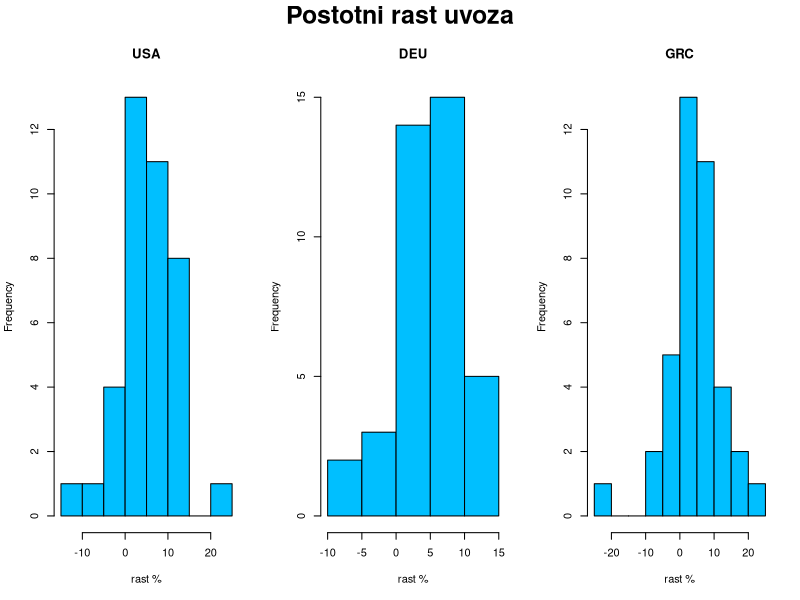
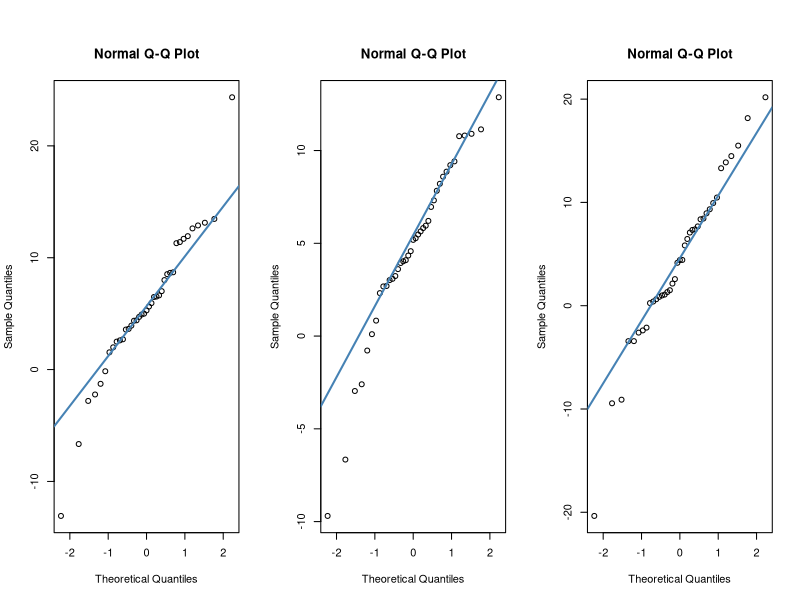
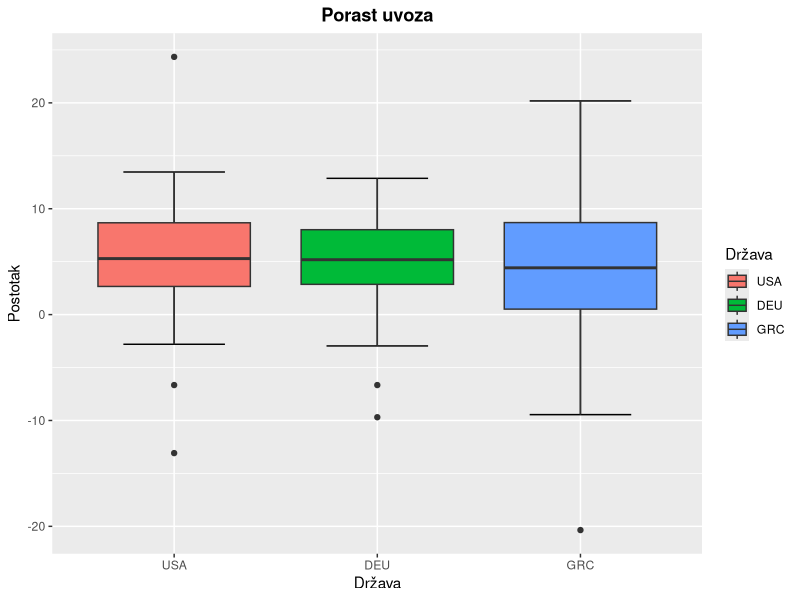
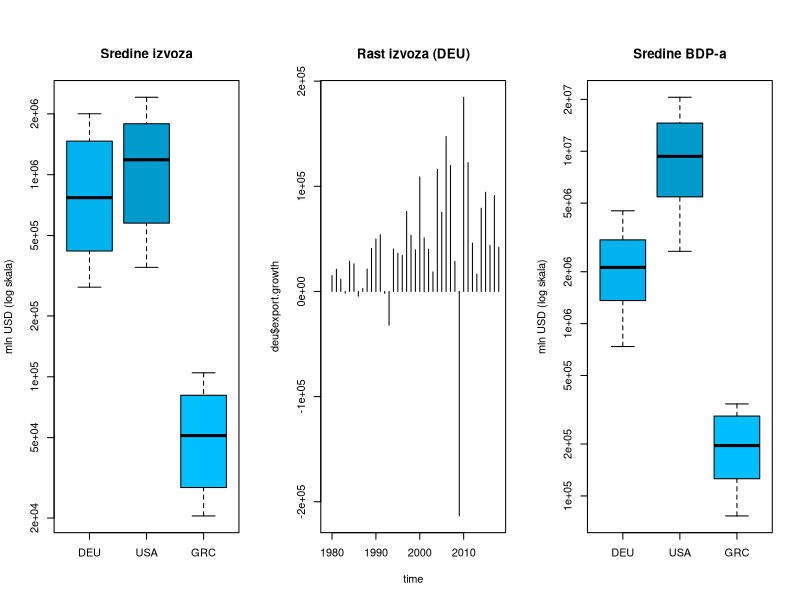
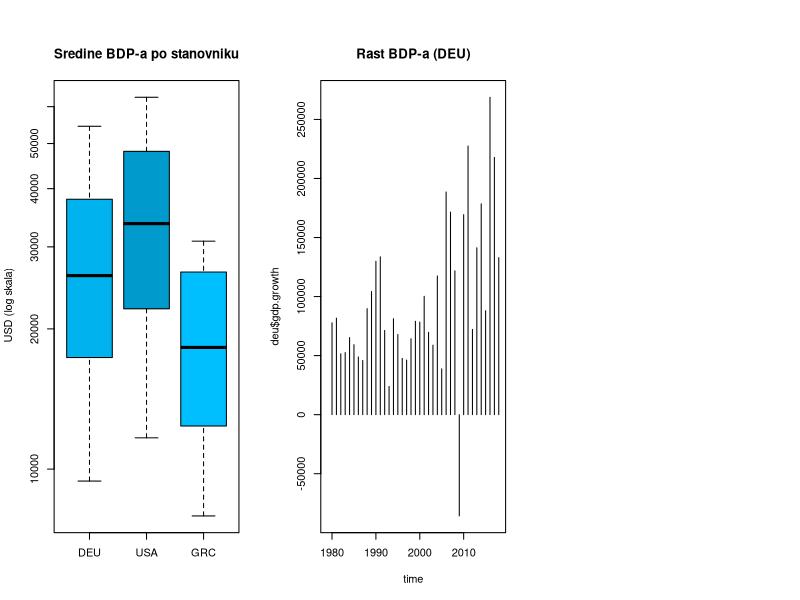

The R source for these figures, in order: (Note: this script raises an error after producing the figures.)
## ---- chunk 1
library(knitr)
knitr::opts_chunk$set(echo = TRUE)

library(tidyverse)
Sys.setlocale(locale = "hr_HR.utf8")
## ---- chunk 2
export.data = read.csv("Export_data.csv", fileEncoding="UTF-8-BOM")
# head(export.data)

import.data = read.csv("Import_data.csv", fileEncoding="UTF-8-BOM")
# head(import.data)

gdp.data = read.csv("GDP_data.csv", fileEncoding="UTF-8-BOM")
# head(gdp.data)

gdp.pc.data = read.csv("GDPpercapita_data.csv", fileEncoding="UTF-8-BOM")
# head(gdp.pc.data)
## ---- chunk 3
export.loc.cnt = export.data %>% group_by(LOCATION) %>%
    summarise(exp_n = n(), exp_est = sum(Flag.Codes == 'E')) %>%
    arrange(desc(exp_n), exp_est)
import.loc.cnt = import.data %>% group_by(LOCATION) %>%
    summarise(imp_n = n(), imp_est = sum(Flag.Codes == 'E')) %>%
    arrange(desc(imp_n), imp_est)
gdp.loc.cnt = gdp.data %>% group_by(LOCATION) %>%
    summarise(gdp_n = n(), gdp_est = sum(Flag.Codes == 'E')) %>%
    arrange(desc(gdp_n), gdp_est)
gdp.pc.loc.cnt = gdp.pc.data %>% group_by(LOCATION) %>%
    summarise(gdp_pc_n = n(), gdp_pc_est = sum(Flag.Codes == 'E')) %>%
    arrange(desc(gdp_pc_n), gdp_pc_est)
loc.cnt = merge(merge(export.loc.cnt, import.loc.cnt), merge(gdp.loc.cnt, gdp.pc.loc.cnt))
knitr::kable(
  head(arrange(loc.cnt,
               desc(loc.cnt[,2]), desc(loc.cnt[,4]), desc(loc.cnt[,6]), desc(loc.cnt[,8]),
               loc.cnt[,3], loc.cnt[,5], loc.cnt[,7], loc.cnt[,9]), 20),
  caption = "Broj podataka za pojedinu državu"
)
## ---- chunk 4
remove(export.loc.cnt, import.loc.cnt, gdp.loc.cnt, gdp.pc.loc.cnt, loc.cnt)
## ---- chunk 5
time = 1979:2018
usa = data.frame(year = 1979:2018,
                 export.mln_usd = export.data$Value[export.data$LOCATION == "USA"],
                 import.mln_usd = import.data$Value[import.data$LOCATION == "USA"],
                 gdp.mln_usd = gdp.data$Value[gdp.data$LOCATION == "USA"],
                 gdp.pc.usd_cap = gdp.pc.data$Value[gdp.pc.data$LOCATION == "USA"])
usa$net.trade = usa$export.mln_usd - usa$import.mln_usd
deu = data.frame(year = 1979:2019,
                 export.mln_usd = export.data$Value[export.data$LOCATION == "DEU"],
                 import.mln_usd = import.data$Value[import.data$LOCATION == "DEU"],
                 gdp.mln_usd = gdp.data$Value[gdp.data$LOCATION == "DEU"],
                 gdp.pc.usd_cap = gdp.pc.data$Value[gdp.pc.data$LOCATION == "DEU"])
deu$net.trade = deu$export.mln_usd - deu$import.mln_usd
grc = data.frame(year = 1979:2019,
                 export.mln_usd = export.data$Value[export.data$LOCATION == "GRC"],
                 import.mln_usd = import.data$Value[import.data$LOCATION == "GRC"],
                 gdp.mln_usd = gdp.data$Value[gdp.data$LOCATION == "GRC"],
                 gdp.pc.usd_cap = gdp.pc.data$Value[gdp.pc.data$LOCATION == "GRC"])
grc$net.trade = grc$export.mln_usd - grc$import.mln_usd
## ---- chunk 6
usa = usa %>% mutate(import.mln_usd,
                     import.growth = import.mln_usd - lag(import.mln_usd),
                     import.growth.p = import.growth / lag(import.mln_usd) * 100)
deu = deu %>% mutate(import.mln_usd, 
                     import.growth = import.mln_usd - lag(import.mln_usd),
                     import.growth.p = import.growth / lag(import.mln_usd) * 100)
grc = grc %>% mutate(import.mln_usd,
                     import.growth = import.mln_usd - lag(import.mln_usd),
                     import.growth.p = import.growth / lag(import.mln_usd) * 100)
usa = usa %>% mutate(export.mln_usd, 
                     export.growth = export.mln_usd - lag(export.mln_usd),
                     export.growth.p = export.growth / lag(export.mln_usd) * 100)
deu = deu %>% mutate(export.mln_usd,
                     export.growth = export.mln_usd - lag(export.mln_usd),
                     export.growth.p = export.growth / lag(export.mln_usd) * 100)
grc = grc %>% mutate(export.mln_usd,
                     export.growth = export.mln_usd - lag(export.mln_usd),
                     export.growth.p = export.growth / lag(export.mln_usd) * 100)
usa = usa %>% mutate(gdp.mln_usd,
                     gdp.growth = gdp.mln_usd - lag(gdp.mln_usd),
                     gdp.growth.p = gdp.growth / lag(gdp.mln_usd) * 100)
deu = deu %>% mutate(gdp.mln_usd,
                     gdp.growth = gdp.mln_usd - lag(gdp.mln_usd),
                     gdp.growth.p = gdp.growth / lag(gdp.mln_usd) * 100)
grc = grc %>% mutate(gdp.mln_usd,
                     gdp.growth = gdp.mln_usd - lag(gdp.mln_usd),
                     gdp.growth.p = gdp.growth / lag(gdp.mln_usd) * 100)
usa = usa %>% mutate(gdp.pc.usd_cap,
                     gdp.pc.growth = gdp.pc.usd_cap - lag(gdp.pc.usd_cap),
                     gdp.pc.growth.p = gdp.pc.growth / lag(gdp.pc.usd_cap) * 100)
deu = deu %>% mutate(gdp.pc.usd_cap,
                     gdp.pc.growth = gdp.pc.usd_cap - lag(gdp.pc.usd_cap),
                     gdp.pc.growth.p = gdp.pc.growth / lag(gdp.pc.usd_cap) * 100)
grc = grc %>% mutate(gdp.pc.usd_cap,
                     gdp.pc.growth = gdp.pc.usd_cap - lag(gdp.pc.usd_cap),
                     gdp.pc.growth.p = gdp.pc.growth / lag(gdp.pc.usd_cap) * 100)
# brisemo zadnju opservaciju za deu i grc jer usa nema podatke za 2019.g.
deu = deu[-nrow(deu),]
grc = grc[-nrow(grc),]
## ---- chunk 7
data.all = bind_rows(lapply(c("USA", "DEU", "GRC"), function (x) {
  data.frame(country=x, get(tolower(x)))
}))
data.all$country = factor(data.all$country, levels = c("USA", "DEU", "GRC"))
## ---- chunk 8
summary(usa)
summary(deu)
summary(grc)
## ---- chunk 9
par(mfrow = c(1, 3), oma = c(0, 0, 2, 0))
hist(usa$import.growth.p, main="USA", xlab="rast %", col="deepskyblue")
hist(deu$import.growth.p, main="DEU", xlab="rast %", col="deepskyblue")
hist(grc$import.growth.p, main="GRC", xlab="rast %", col="deepskyblue")
mtext("Postotni rast uvoza", outer = T, cex = 1.5, font = 2)
## ---- chunk 10
qqnorm(usa$import.growth.p)
qqline(usa$import.growth.p, col = "steelblue", lwd = 2)

qqnorm(deu$import.growth.p)
qqline(deu$import.growth.p, col = "steelblue", lwd = 2)

qqnorm(grc$import.growth.p)
qqline(grc$import.growth.p, col = "steelblue", lwd = 2)
## ---- chunk 11
ggplot(na.omit(data.all), aes(x=country, y=import.growth.p)) +
  stat_boxplot(geom = "errorbar", width = 0.5) +
  geom_boxplot(aes(fill=country)) +
  labs(title = "Porast uvoza", x="Država", y="Postotak", fill="Država") +
  theme(plot.title = element_text(hjust = 0.5, face = "bold"))
## ---- chunk 12
boxplot(deu$export.mln_usd,
        usa$export.mln_usd,
        grc$export.mln_usd,
        names = c("DEU", "USA", "GRC"), main = "Sredine izvoza",
        col = c("deepskyblue2", "deepskyblue3", "deepskyblue"),
        ylab = "mln USD (log skala)",
        log = "y")
## ---- chunk 13
plot(time, deu$export.growth, type = "h", main = "Rast izvoza (DEU)")
## ---- chunk 14
boxplot(deu$gdp.mln_usd,
        usa$gdp.mln_usd,
        grc$gdp.mln_usd,
        names = c("DEU", "USA", "GRC"), main = "Sredine BDP-a",
        col = c("deepskyblue2", "deepskyblue3", "deepskyblue"),
        ylab = "mln USD (log skala)",
        log = "y")
## ---- chunk 15
boxplot(deu$gdp.pc.usd_cap,
        usa$gdp.pc.usd_cap,
        grc$gdp.pc.usd_cap,
        names = c("DEU", "USA", "GRC"), main = "Sredine BDP-a po stanovniku",
        col = c("deepskyblue2", "deepskyblue3", "deepskyblue"),
        ylab = " USD (log skala)",
        log = "y")

## ---- chunk 16
plot(time, deu$gdp.growth, type = "h", main = "Rast BDP-a (DEU)")
## ---- chunk 17
exp.imp = melt(data.all, id.vars = "country", measure.vars = c("export.growth.p", "import.growth.p"), na.rm = T)
ggplot(exp.imp, aes(x = country, y = value, fill = variable)) +
  stat_boxplot(geom = "errorbar", width = 0.5, position = position_dodge(0.75)) +
  geom_boxplot() +
  labs(title = "Export/Import", y="Postotak") +
  theme(plot.title = element_text(hjust = 0.5, face = "bold"))
